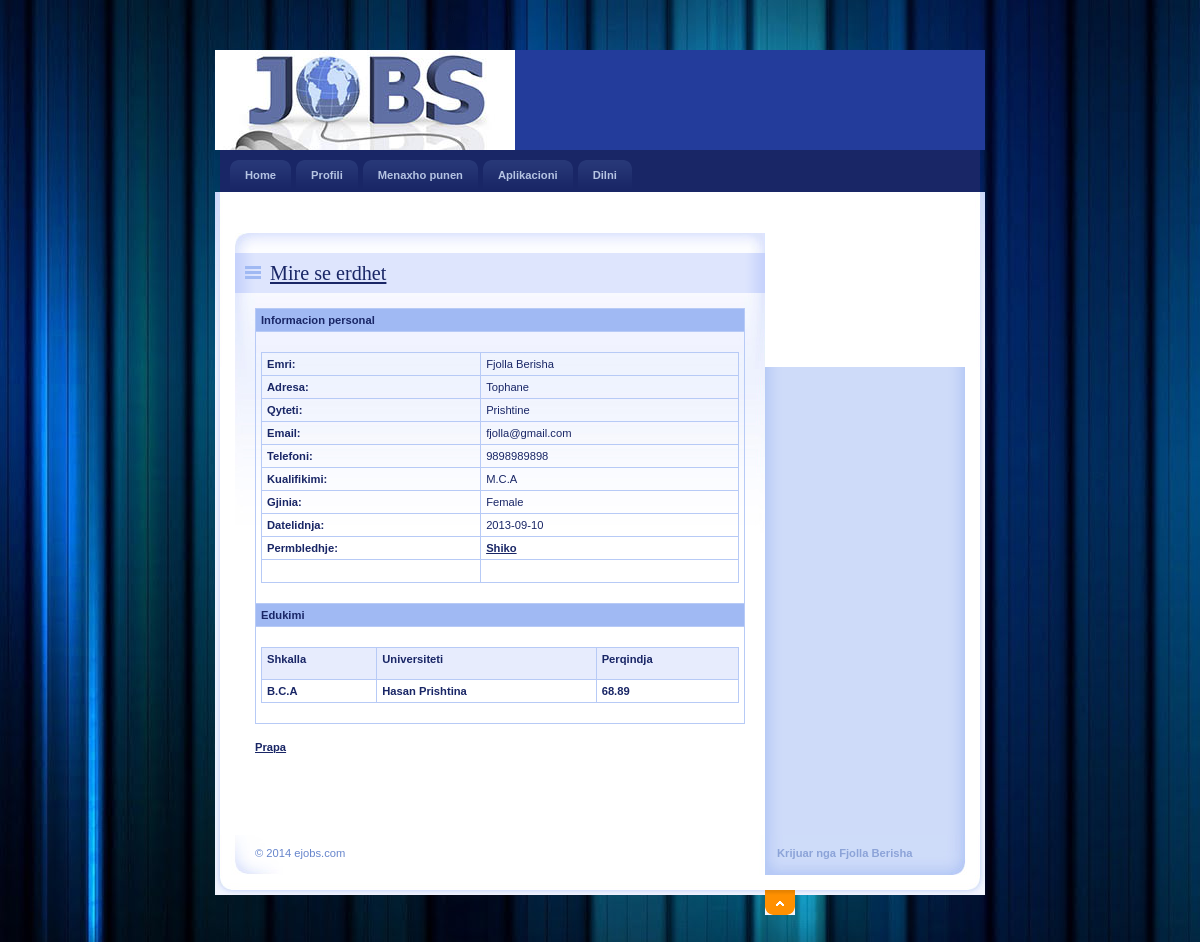
Screenshot of /Punedhenesi/ShikoTeDhenat.php?JobSeekId=3 with the database file from the repository.
### tables this page shows
CREATE TABLE IF NOT EXISTS `punekerkuesit` (
  `KerkoPunId` int(11) NOT NULL AUTO_INCREMENT,
  `PunkerkuesEmri` varchar(20) NOT NULL,
  `Adresa` varchar(100) NOT NULL,
  `Qyteti` varchar(20) NOT NULL,
  `Email` varchar(40) NOT NULL,
  `Telefoni` bigint(20) NOT NULL,
  `Kualifikimi` varchar(20) NOT NULL,
  `Gjinia` varchar(10) NOT NULL,
  `Datelindja` date NOT NULL,
  `Permbledhje` varchar(200) NOT NULL,
  `Status` varchar(10) NOT NULL,
  `UserName` varchar(20) NOT NULL,
  `Password` varchar(20) NOT NULL,
  `Pyetja` varchar(100) NOT NULL,
  `Pergjigjja` varchar(50) NOT NULL,
  PRIMARY KEY (`KerkoPunId`),
  KEY `JobSeekId` (`KerkoPunId`)
);

CREATE TABLE IF NOT EXISTS `punekerkues_edukimi` (
  `EduId` int(11) NOT NULL AUTO_INCREMENT,
  `KerkoPunId` int(11) NOT NULL,
  `Shkalla` varchar(20) NOT NULL,
  `Universiteti` varchar(100) NOT NULL,
  `VitiKaluar` mediumint(9) NOT NULL,
  `Perqindja` float NOT NULL,
  PRIMARY KEY (`EduId`)
);

### Punedhenesi/ShikoTeDhenat.php (the view, shortened to what this page needs)
<html >
<head>
    <link rel="stylesheet" media="screen,projection" type="text/css" href="./css/main.css" />
</head>
<body id="www-url-cz">
<div id="main" class="box">
<?php
include "Header.php"
?>
<?php
include "Menyja.php"
?>
    <div id="page" class="box">
    <div id="page-in" class="box">
        <div id="strip" class="box noprint">
            <p id="breadcrumbs">&nbsp;</p>
        </div>
        <div id="content">
            <div class="article">
                <h2><span><a href="#">Mire se erdhet</a></span></h2>
              <table width="100%" border="0" cellspacing="0" cellpadding="0">
                  <tr>
                    <td bgcolor="#A0B9F3"><strong>Informacion personal</strong></td>
                  </tr>
                  <tr>
                    <td>
                    <?php
$ID=$_GET['JobSeekId'];
$con = mysql_connect("localhost","root","123456");
$sql = "select * from punekerkuesit where KerkoPunId='".$ID."'  ";
$result = mysql_query($sql,$con);
$row = mysql_fetch_array($result)
?>
                <table width="100%" border="1" cellspacing="2" cellpadding="2">
                  <tr>
                    <td><strong>Emri:</strong></td>
                    <td><?php echo $row['PunkerkuesEmri'];?></td>
                  </tr>
                  <tr>
                    <td><strong>Adresa:</strong></td>
                    <td><?php echo $row['Adresa'];?></td>
                  </tr>
                  <tr>
                    <td><strong>Qyteti:</strong></td>
                    <td><?php echo $row['Qyteti'];?></td>
                  </tr>
                  <tr>
                    <td><strong>Email:</strong></td>
                    <td><?php echo $row['Email'];?></td>
                  </tr>
                  <tr>
                    <td><strong>Telefoni:</strong></td>
                    <td><?php echo $row['Telefoni'];?></td>
                  </tr>
                  <tr>
                    <td><strong>Kualifikimi:</strong></td>
                    <td><?php echo $row['Kualifikimi'];?></td>
                  </tr>
                  <tr>
                    <td><strong>Gjinia:</strong></td>
                    <td><?php echo $row['Gjinia'];?></td>
                  </tr>
                  <tr>
                    <td><strong>Datelidnja:</strong></td>
                    <td><?php echo $row['Datelindja'];?></td>
                  </tr>
                  <tr>
                    <td><strong>Permbledhje:</strong></td>
                    <td><a href="../upload/<?php echo $row['Permbledhje'];?>" target="_blank"><strong>Shiko</strong></a></td>
                  </tr>
                  <tr>
                    <td>&nbsp;</td>
                    <td>&nbsp;</td>
                  </tr>
                </table>
                    </td>
                  </tr>
                  <tr>
                    <td bgcolor="#A0B9F3"><strong>Edukimi</strong></td>
                  </tr>
                  <tr>
                    <td><table width="100%" border="1" cellpadding="1" cellspacing="2" bordercolor="#006699" >
                      <tr>
                        <th height="32" bgcolor="#006699" class="style3"><div align="left" class="style9 style5 style2"><strong>Shkalla</strong></div></th>
                        <th bgcolor="#006699" class="style3"><div align="left" class="style9 style5 style2"><strong>Universiteti</strong></div></th>
                        <th bgcolor="#006699" class="style3"><div align="left" class="style9 style5 style2"><strong>Perqindja</strong></div></th>
                      </tr>
                      <?php
					  $ID=$_GET['JobSeekId'];
$con = mysql_connect("localhost","root","123456");
$sql = "select * from punekerkues_edukimi where KerkoPunId='".$ID."'";
$result = mysql_query($sql,$con);
while($row = mysql_fetch_array($result))
{
$Shkalla=$row['Shkalla'];
$Univ=$row['Universiteti'];
$Per=$row['Perqindja'];
?>
                      <tr>
                        <td class="style3"><div align="left" class="style9 style5"><strong><?php echo $Shkalla;?></strong></div></td>
                        <td class="style3"><div align="left" class="style9 style5"><strong><?php echo $Univ;?></strong></div></td>
                        <td class="style3"><div align="left" class="style9 style5"><strong><?php echo $Per;?></strong></div></td>
                      </tr>
                      <?php
}
?>
                    </table></td>
                  </tr>
                </table>
                <p align="center"><a href="Aplikacion.php"><strong>Prapa</strong></a></p>
              <p class="btn-more box noprint">&nbsp;</p>
          </div>
        </div>
    </div>
    </div>
<?php
include "footer.php"
?>
</div>
</body>
</html>

### Punedhenesi/css/main.css (style rules this page uses)
* { min-height:1px; }
body { border:0; margin:0; padding:0; background:url("../design/3.jpg"); font:70%/160% "verdana",sans-serif; color:#192666; _text-align:center; }
a { color:#192666; }
p { border:0; margin:15px 0; padding:0; }
div { display:block; border:0; margin:0; padding:0; }
h1, h2, h3, h4, h5 { border:0; margin:15px 0 10px 0; padding:0; font-weight:bold; }
h2 { font-size:180%; line-height:100%; font-family:"georgia",serif; font-weight:normal; }
table { display:table; border-collapse:collapse; margin:15px 0; padding:0; border:1px solid #B7CAF6; font-size:100%; }
tr { display:table-row; }
th, td { display: table-cell; border:1px solid #B7CAF6; margin:0; padding:5px; vertical-align:top; text-align:left; }
th { background:#E7ECFD; text-align:center; color:#192666; font-weight:bold; }
a, img, span { border:0; margin:0; padding:0; }
strong, .strong { font-weight:bold; }
.box { min-height:1px; _height:1px; }
.box:after { content:"."; display:block; line-height:0px; font-size:0px; visibility:hidden; clear:both; }
#main { width:770px; margin:50px auto 0 auto; _text-align:left; }
#page { width:770px; min-height:1px; background:#FFF url("../design/bg_page.gif") 0 0 repeat-y; _height:1px; }
#page-in { min-height:1px; padding:10px 0; background:url("../design/bg_page_in.jpg") 0 0 no-repeat; _height:1px; }
#strip { position:relative; clear:both; padding:3px 20px 10px 20px; color:#6182D1; }
#strip p { margin:0; }
#strip #breadcrumbs { width:520px; margin:0; padding:0; }
#content { float:left; width:530px; _width:550px; margin:0; padding:0 0 0 20px; }
#content .article { clear:both; margin:0; padding:20px; background:url("../design/content_article_bg.jpg") 0 0 no-repeat; }
#content .article h2 { margin:0 -20px; padding:10px; background:#DEE5FD url("../design/content_title_bg.gif") 0 0 repeat-y; color:#192666; }
#content .article h2 span { background:url("../design/ico_list.gif") 0 50% no-repeat; padding-left:25px; }
#content .article p { text-align:justify; }
#content .btn-more { margin:0 0 15px 0; padding:0; border:0; position:relative; }

### Punedhenesi/ShikoTeDhenat.php (style rules this page uses)
.style2 { font-weight: bold }
.style3 { font-weight: bold }

### rows the page displays
punekerkuesit: PunkerkuesEmri "Fjolla Berisha", Adresa "Tophane", Qyteti "Prishtine", Email "fjolla@gmail.com", Telefoni "9898989898", Kualifikimi "M.C.A", Gjinia "Female", Datelindja "2013-09-10"
punekerkues_edukimi: Shkalla "B.C.A", Universiteti "Hasan Prishtina", Perqindja "68.89"
